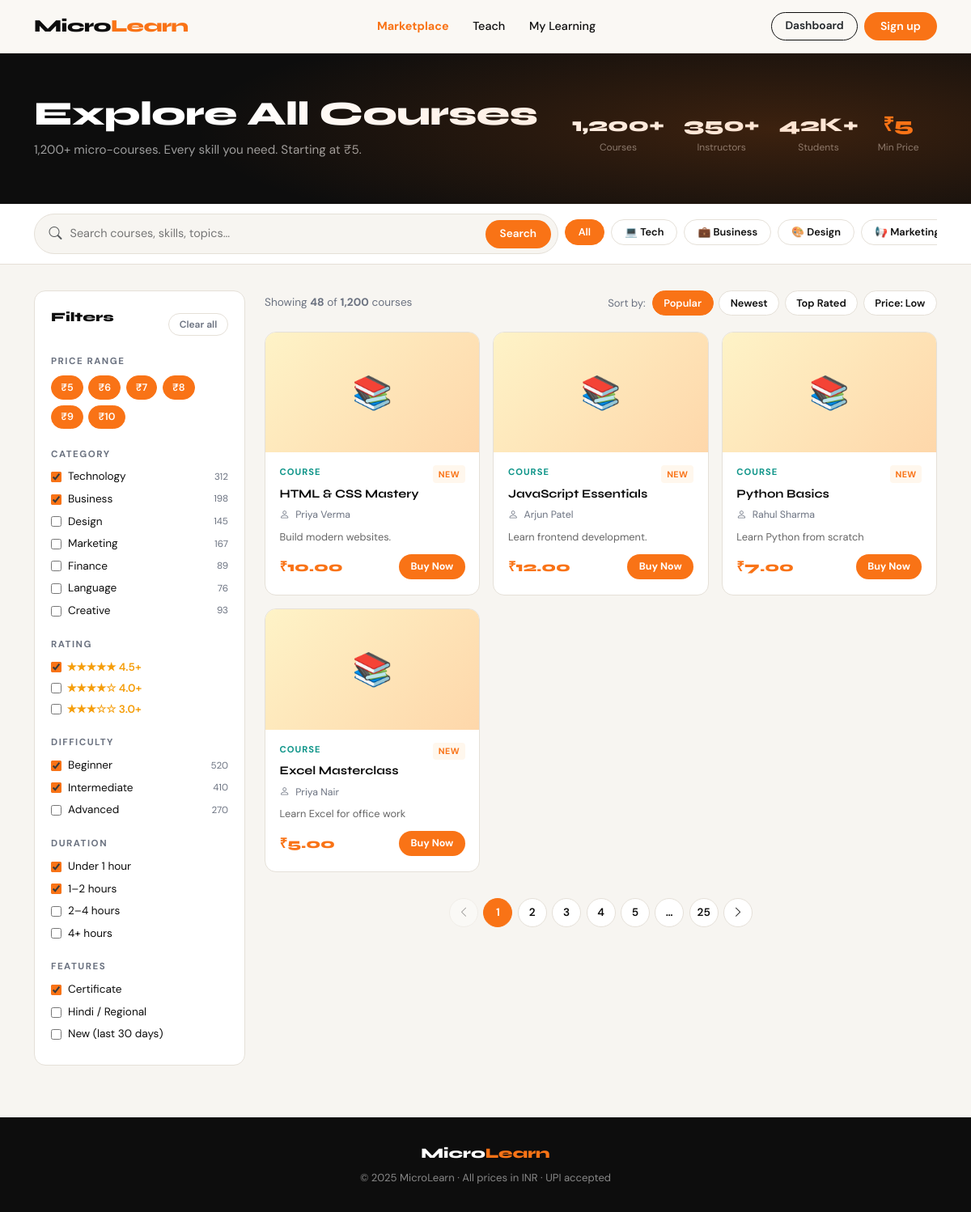
The page /marketplace/ on the database as committed earlier.
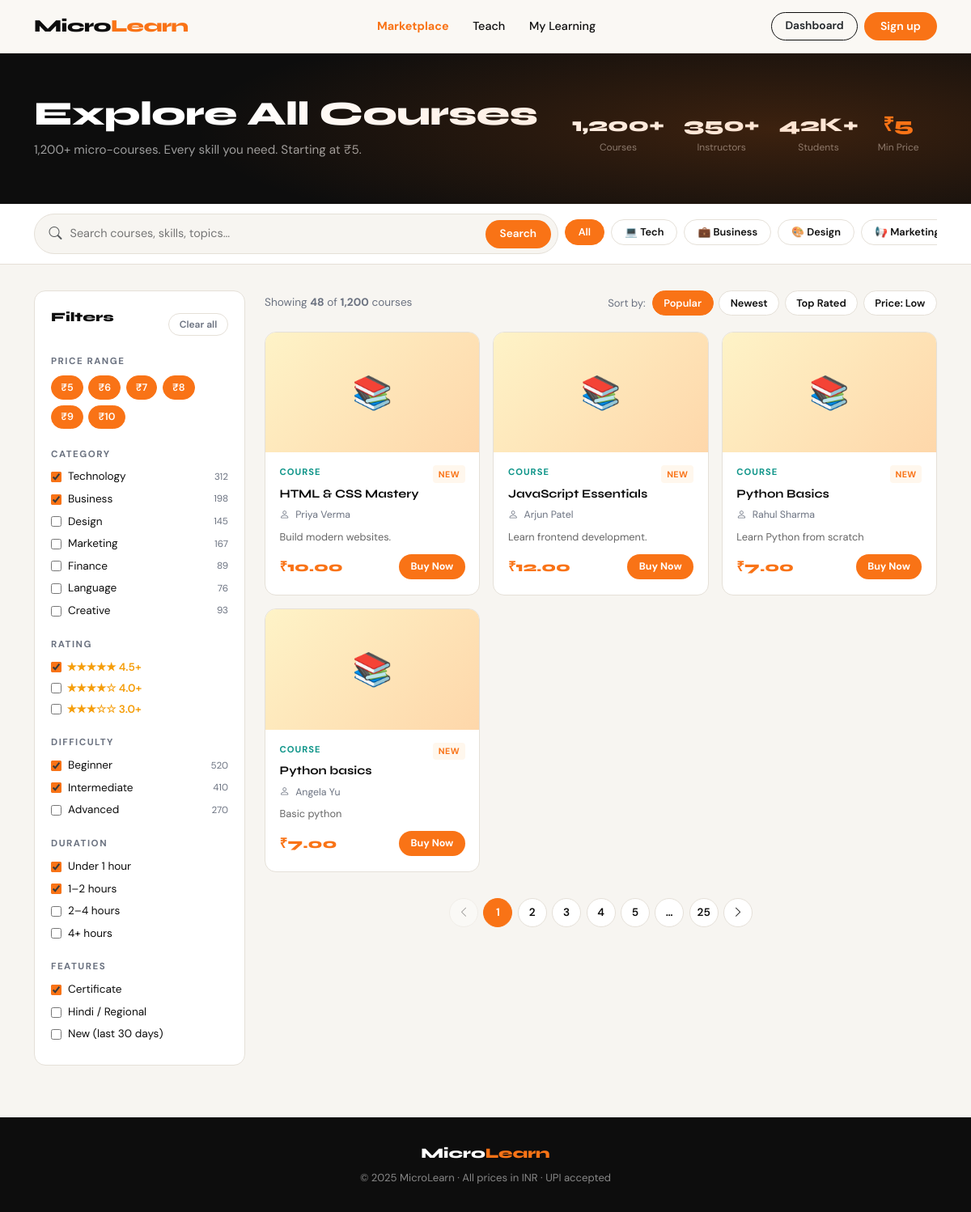
The same page on the database as committed later.
### marketplace/models.py (models this page shows, shortened)
class Course(models.Model):
    title = models.CharField(max_length=200)
    instructor = models.CharField(max_length=100)
    description = models.TextField()
    price = models.DecimalField(max_digits=10, decimal_places=2)

### marketplace/views.py (the view)
# urls.py: path('marketplace/', views.marketplace_page, name='marketplace'),
def marketplace_page(request):
    courses = Course.objects.all()
    return render(
        request,
        "marketplace/marketplace.html",
        {"courses": courses}
    )

### marketplace/templates/marketplace/marketplace.html (shortened to what this page needs)
<!doctype html>
<html lang="en">
  <head>
    <link
      href="https://cdn.jsdelivr.net/npm/bootstrap@5.3.3/dist/css/bootstrap.min.css"
      rel="stylesheet"
    />
    <link
      href="https://cdn.jsdelivr.net/npm/bootstrap-icons@1.11.3/font/bootstrap-icons.css"
      rel="stylesheet"
    />
  </head>
  <body>
    <nav class="ml-nav navbar navbar-expand-lg">
      <div class="container">
        <a class="navbar-brand" href="index.html">Micro<span>Learn</span></a>
        <div class="collapse navbar-collapse" id="navMain">
          <ul class="navbar-nav mx-auto gap-1">
            <li class="nav-item">
              <a
                class="nav-link fw-bold"
                style="color: var(--saffron)"
                href="marketplace.html"
                >Marketplace</a
              >
            </li>
            <li class="nav-item">
              <a class="nav-link" href="instructor_dashboard.html">Teach</a>
            </li>
            <li class="nav-item">
              <a class="nav-link" href="student_dashboard.html">My Learning</a>
            </li>
          </ul>
          <div class="d-flex gap-2 mt-2 mt-lg-0">
            <a
              href="student_dashboard.html"
              class="btn"
              style="
                border: 1.5px solid var(--ink);
                border-radius: 50px;
                padding: 0.32rem 1rem;
                font-size: 0.86rem;
                font-weight: 600;
              "
              >Dashboard</a
            >
            <a href="#" class="btn btn-nav-signup">Sign up</a>
          </div>
        </div>
      </div>
    </nav>
    <div class="marketplace-header">
      <div class="container">
        <div class="row align-items-center">
          <div class="col-md-7">
            <h1>Explore All Courses</h1>
            <p>1,200+ micro-courses. Every skill you need. Starting at ₹5.</p>
          </div>
          <div class="col-md-5 mt-3 mt-md-0">
            <div style="display: flex; gap: 1.5rem; justify-content: md-end">
              <div style="text-align: center">
                <div
                  style="
                    font-family: &quot;Syne&quot;, sans-serif;
                    font-weight: 800;
                    font-size: 1.5rem;
                    color: #fff;
                  "
                >
                  1,200+
                </div>
                <div
                  style="font-size: 0.75rem; color: rgba(255, 255, 255, 0.45)"
                >
                  Courses
                </div>
              </div>
              <div style="text-align: center">
                <div
                  style="
                    font-family: &quot;Syne&quot;, sans-serif;
                    font-weight: 800;
                    font-size: 1.5rem;
                    color: #fff;
                  "
                >
                  350+
                </div>
                <div
                  style="font-size: 0.75rem; color: rgba(255, 255, 255, 0.45)"
                >
                  Instructors
                </div>
              </div>
              <div style="text-align: center">
                <div
                  style="
                    font-family: &quot;Syne&quot;, sans-serif;
                    font-weight: 800;
                    font-size: 1.5rem;
                    color: #fff;
                  "
                >
                  42K+
                </div>
                <div
                  style="font-size: 0.75rem; color: rgba(255, 255, 255, 0.45)"
                >
                  Students
                </div>
              </div>
              <div style="text-align: center">
                <div
                  style="
                    font-family: &quot;Syne&quot;, sans-serif;
                    font-weight: 800;
                    font-size: 1.5rem;
                    color: var(--saffron);
                  "
                >
                  ₹5
                </div>
                <div
                  style="font-size: 0.75rem; color: rgba(255, 255, 255, 0.45)"
                >
                  Min Price
                </div>
              </div>
            </div>
          </div>
        </div>
      </div>
    </div>
    <div class="search-sticky">
      <div class="container">
        <div class="row align-items-center g-2">
          <div class="col-md-7">
            <div class="search-input-group">
              <i class="bi bi-search text-muted"></i>
              <input
                type="text"
                placeholder="Search courses, skills, topics..."
              />
              <button class="btn-srch">Search</button>
            </div>
          </div>
          <div class="col-md-5">
            <div class="cat-pills">
              <span class="cat-pill active">All</span>
              <span class="cat-pill">💻 Tech</span>
              <span class="cat-pill">💼 Business</span>
              <span class="cat-pill">🎨 Design</span>
              <span class="cat-pill">📢 Marketing</span>
            </div>
          </div>
        </div>
      </div>
    </div>
    <div class="marketplace-body">
      <div class="container">
        <div class="row g-4">
          <div class="col-lg-3">
            <div class="filter-sidebar">
              <div
                class="d-flex justify-content-between align-items-center mb-3"
              >
                <div class="filter-title">Filters</div>
                <button
                  class="btn-clear-filters"
                  style="
                    width: auto;
                    padding: 0.25rem 0.8rem;
                    font-size: 0.75rem;
                  "
                >
                  Clear all
                </button>
              </div>
              <div class="filter-section">
                <div class="filter-section-label">Price Range</div>
                <div class="filter-price-badges">
                  <span class="fpb active">₹5</span>
                  <span class="fpb active">₹6</span>
                  <span class="fpb active">₹7</span>
                  <span class="fpb active">₹8</span>
                  <span class="fpb active">₹9</span>
                  <span class="fpb active">₹10</span>
                </div>
              </div>
              <div class="filter-section">
                <div class="filter-section-label">Category</div>
                <div class="filter-checkbox">
                  <input type="checkbox" id="c1" checked /><label for="c1"
                    >Technology</label
                  ><span class="count">312</span>
                </div>
                <div class="filter-checkbox">
                  <input type="checkbox" id="c2" checked /><label for="c2"
                    >Business</label
                  ><span class="count">198</span>
                </div>
                <div class="filter-checkbox">
                  <input type="checkbox" id="c3" /><label for="c3">Design</label
                  ><span class="count">145</span>
                </div>
                <div class="filter-checkbox">
                  <input type="checkbox" id="c4" /><label for="c4"
                    >Marketing</label
                  ><span class="count">167</span>
                </div>
                <div class="filter-checkbox">
                  <input type="checkbox" id="c5" /><label for="c5"
                    >Finance</label
                  ><span class="count">89</span>
                </div>
                <div class="filter-checkbox">
                  <input type="checkbox" id="c6" /><label for="c6"
                    >Language</label
                  ><span class="count">76</span>
                </div>
                <div class="filter-checkbox">
                  <input type="checkbox" id="c7" /><label for="c7"
                    >Creative</label
                  ><span class="count">93</span>
                </div>
              </div>
              <div class="filter-section">
                <div class="filter-section-label">Rating</div>
                <div class="star-filter">
                  <input type="checkbox" id="r5" checked /><label
                    for="r5"
                    style="color: #f59e0b; font-weight: 600"
                    >★★★★★ 4.5+</label
                  >
                </div>
                <div class="star-filter">
                  <input type="checkbox" id="r4" /><label
                    for="r4"
                    style="color: #f59e0b; font-weight: 600"
                    >★★★★☆ 4.0+</label
                  >
                </div>
                <div class="star-filter">
                  <input type="checkbox" id="r3" /><label
                    for="r3"
                    style="color: #f59e0b; font-weight: 600"
                    >★★★☆☆ 3.0+</label
                  >
                </div>
              </div>
              <div class="filter-section">
                <div class="filter-section-label">Difficulty</div>
                <div class="filter-checkbox">
                  <input type="checkbox" id="d1" checked /><label for="d1"
                    >Beginner</label
                  ><span class="count">520</span>
                </div>
                <div class="filter-checkbox">
                  <input type="checkbox" id="d2" checked /><label for="d2"
                    >Intermediate</label
                  ><span class="count">410</span>
                </div>
                <div class="filter-checkbox">
                  <input type="checkbox" id="d3" /><label for="d3"
                    >Advanced</label
                  ><span class="count">270</span>
                </div>
              </div>
              <div class="filter-section">
                <div class="filter-section-label">Duration</div>
                <div class="filter-checkbox">
                  <input type="checkbox" id="t1" checked /><label for="t1"
                    >Under 1 hour</label
                  >
                </div>
                <div class="filter-checkbox">
                  <input type="checkbox" id="t2" checked /><label for="t2"
                    >1–2 hours</label
                  >
                </div>
                <div class="filter-checkbox">
                  <input type="checkbox" id="t3" /><label for="t3"
                    >2–4 hours</label
                  >
                </div>
                <div class="filter-checkbox">
                  <input type="checkbox" id="t4" /><label for="t4"
                    >4+ hours</label
                  >
                </div>
              </div>
              <div class="filter-section" style="margin-bottom: 0">
                <div class="filter-section-label">Features</div>
                <div class="filter-checkbox">
                  <input type="checkbox" id="f1" checked /><label for="f1"
                    >Certificate</label
                  >
                </div>
                <div class="filter-checkbox">
                  <input type="checkbox" id="f2" /><label for="f2"
                    >Hindi / Regional</label
                  >
                </div>
                <div class="filter-checkbox">
                  <input type="checkbox" id="f3" /><label for="f3"
                    >New (last 30 days)</label
                  >
                </div>
              </div>
            </div>
          </div>
          <div class="col-lg-9">
            <div class="sort-bar">
              <div class="results-count">
                Showing <strong>48</strong> of <strong>1,200</strong> courses
              </div>
              <div class="d-flex align-items-center gap-2 flex-wrap">
                <span style="font-size: 0.82rem; color: var(--muted)"
                  >Sort by:</span
                >
                <div class="sort-tabs">
                  <span class="sort-tab active">Popular</span>
                  <span class="sort-tab">Newest</span>
                  <span class="sort-tab">Top Rated</span>
                  <span class="sort-tab">Price: Low</span>
                </div>
              </div>
            </div>
            <div class="row g-3">
              {% for course in courses %}
              <div class="col-sm-6 col-xl-4">
                <div class="course-card">
                  <div
                    class="course-card-thumb"
                    style="
                      background: linear-gradient(135deg, #fef3c7, #fed7aa);
                    "
                  >
                    📚
                  </div>
                  <div class="course-card-body">
                    <div class="d-flex justify-content-between mb-1">
                      <span class="course-category">Course</span>
                      <span class="badge-new">NEW</span>
                    </div>
                    <div class="course-title">{{ course.title }}</div>
                    <div class="course-instructor">
                      <i class="bi bi-person me-1"></i>
                      {{ course.instructor }}
                    </div>
                    <div
                      style="
                        font-size: 0.8rem;
                        color: #666;
                        margin-bottom: 12px;
                      "
                    >
                      {{ course.description|truncatechars:80 }}
                    </div>
                    <div class="course-price-row">
                      <div>
                        <span class="price-now"> ₹{{ course.price }} </span>
                      </div>
                      <a
                        href="{% url 'payment' %}"
                        class="btn-buy text-decoration-none"
                        >Buy Now</a
                      >
                    </div>
                  </div>
                </div>
              </div>
              {% empty %}
              <div class="col-12 text-center">
                <h4>No courses available.</h4>
              </div>
              {% endfor %}
            </div>
            <div class="pagination-ml">
              <div class="page-btn disabled">
                <i class="bi bi-chevron-left"></i>
              </div>
              <div class="page-btn active">1</div>
              <div class="page-btn">2</div>
              <div class="page-btn">3</div>
              <div class="page-btn">4</div>
              <div class="page-btn">5</div>
              <div class="page-btn">…</div>
              <div class="page-btn">25</div>
              <div class="page-btn"><i class="bi bi-chevron-right"></i></div>
            </div>
          </div>
        </div>
      </div>
    </div>
    <footer
      style="
        background: var(--ink);
        color: rgba(255, 255, 255, 0.5);
        padding: 2rem 0;
        text-align: center;
        margin-top: 2rem;
      "
    >
      <div class="container">
        <div
          style="
            font-family: &quot;Syne&quot;, sans-serif;
            font-weight: 800;
            font-size: 1.1rem;
            color: #fff;
            margin-bottom: 0.4rem;
          "
        >
          Micro<span style="color: var(--saffron)">Learn</span>
        </div>
        <p style="font-size: 0.82rem; margin: 0">
          © 2025 MicroLearn · All prices in INR · UPI accepted
        </p>
      </div>
    </footer>
  </body>
</html>

Rows that differ between the two databases and show on the page:
removed Course: title "Excel Masterclass", instructor "Priya Nair", description "Learn Excel for office work", price "5.00"
added Course: title "Python basics", instructor "Angela Yu", description "Basic python", price "7.00"
